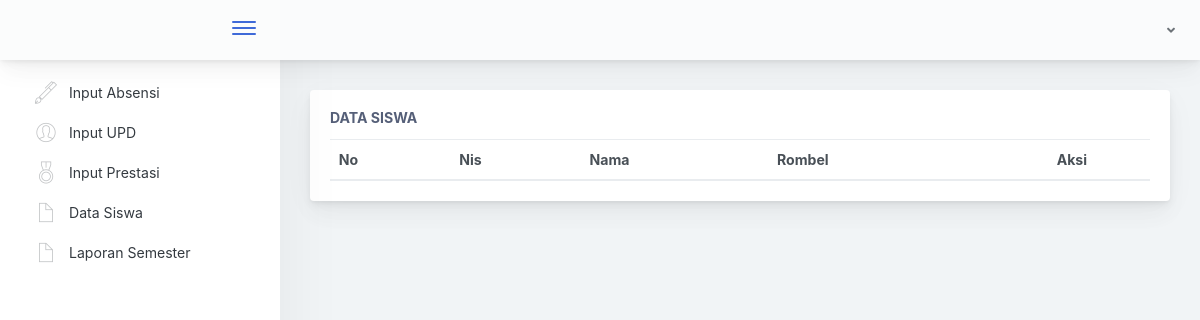
Before: /index.php/ps with the older database file.
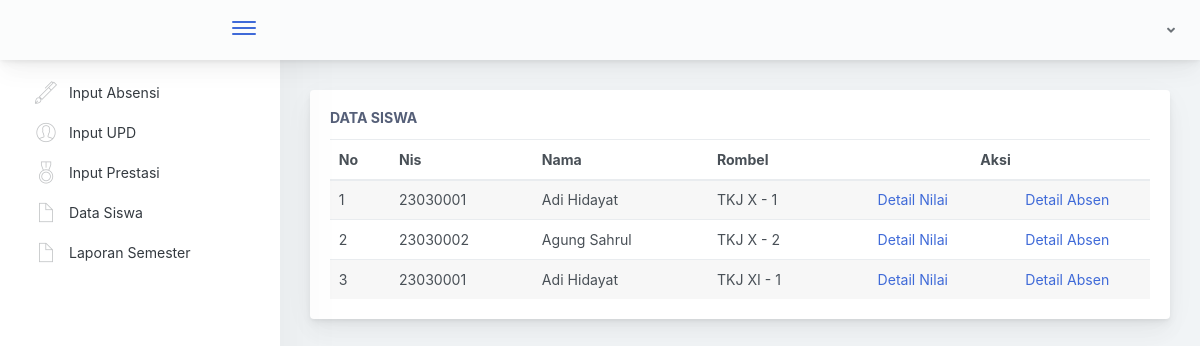
After: the same page with the newer database file.
### tables this page shows
CREATE TABLE `tb_siswa` (
  `nis` int NOT NULL,
  `nama` varchar(50) NOT NULL,
  `username` varchar(50) NOT NULL,
  `password` varchar(250) NOT NULL,
  `token` varchar(255) DEFAULT NULL
);

CREATE TABLE `tb_siswa_kelas` (
  `id_siswa_kelas` int NOT NULL,
  `nis` int NOT NULL,
  `id_rombel` int NOT NULL,
  `tahun_ajaran` varchar(55) NOT NULL
);

CREATE TABLE `tb_rombel` (
  `id_rombel` int NOT NULL,
  `rombel` varchar(50) NOT NULL
);

### application/controllers/Ps.php (called while the page is built, shortened)
<?php
class Ps extends CI_Controller {
  public function __construct()
  {
    $this->load->model('M_Nilai');
    $this->load->model('AbsenModel');
    $this->load->library('form_validation');
  }
  public function index()
  {
    $data['siswa'] = $this->db->query("SELECT * FROM tb_siswa,tb_siswa_kelas,tb_rombel WHERE tb_siswa_kelas.id_rombel = tb_rombel.id_rombel and tb_siswa_kelas.nis = tb_siswa.nis")->result();
    $this->load->view('ps/siswa',$data);
  }
}

### index.php (called while the page is built, shortened)
<?php
require_once BASEPATH.'core/CodeIgniter.php';

### application/views/ps/siswa.php (the view, shortened to what this page needs)
<!doctype html>
<html lang="en">
<head>
</head>
<body>
        <div class="app-main">
                <div class="app-main__outer">
                    <div class="app-main__inner">
                     <div class="row">
                            <div class="col-lg-12">
                                <div class="main-card mb-3 card">
                                    <div class="card-body"><h5 class="card-title">Data Siswa</h5>
                                        <table class="mb-0 table table-striped">
                                            <thead>
                                            <tr>
                                                <th>No</th>
                                                <th>Nis</th>
                                                <th>Nama </th>
                                                <th>Rombel</th>
                                                <th colspan="2" class="text-center">Aksi</th>
                                            </tr>
                                            </thead>
                                            <tbody>
                                              <?php
                                                $no = 0;
                                              foreach ($siswa as $key) {
                                                $no++;
                                                ?>
                                                <tr>
                                                  <td><?php echo $no ?></td>
                                                  <td><?php echo $key->nis ?></td>
                                                  <td><?php echo $key->nama ?></td>
                                                  <td><?php echo $key->rombel ?></td>
                                                  <td class="text-center"><a href="<?php echo base_url()?>ps/detail/<?php echo $key->nis ?>">Detail Nilai</a></td>
                                                  <td class="text-center"><a href="<?php echo base_url()?>ps/detailabsen/<?php echo $key->nis ?>">Detail Absen</a></td>
                                                </tr>
                                                <?php
                                              }
                                               ?>
                                            </tbody>
                                        </table>
                                    </div>
                                </div>
                            </div>
                        </div>
                    </div>
        </div>
    </div>
<script type="text/javascript" src="<?php echo base_url('assets/scripts/main.js') ?>"></script></body>
</html>

Changed rows visible on the page:
now on this page (row edited): tb_siswa: tb_siswa_kelas.nis "23030001", nama "Adi Hidayat", tb_rombel.rombel "TKJ X - 1", tb_rombel.rombel "TKJ XI - 1"
now on this page (row edited): tb_siswa: tb_siswa_kelas.nis "23030002", nama "Agung Sahrul", tb_rombel.rombel "TKJ X - 2"
